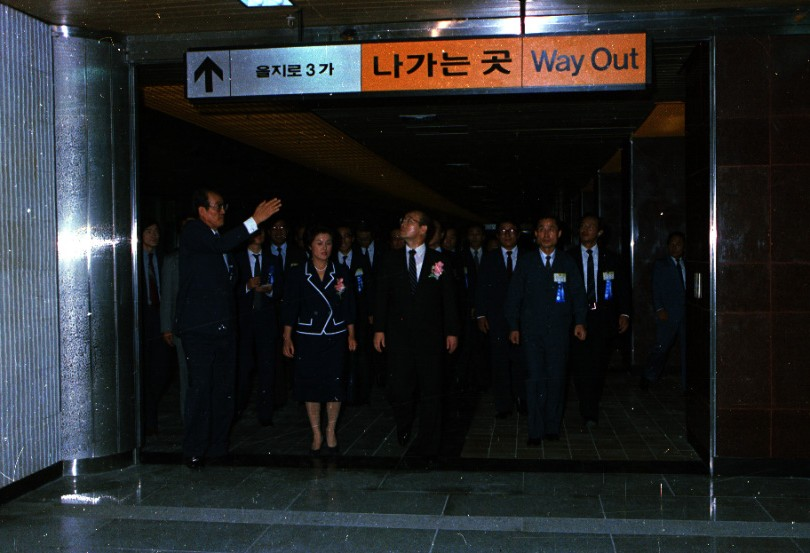
#> input picture floatingarthur/photos/history_photo/euljiro_line2_opening_1983/111937895/2015112200245639980.JPG, 810 x 553 px; its folder holds only this picture in this run
$ python _create_contact_sheets.py
#> lines starting #> are read from the running program, lines starting #| are printed output that depends on the picture
from pathlib import Path
from PIL import Image, ImageDraw, ImageFont

ROOT = Path(__file__).parent
SETS = {
    "line2_opening_1983_contact_sheet.jpg": ROOT / "history_photo" / "euljiro_line2_opening_1983",
    "underpass_construction_1976_contact_sheet.jpg": ROOT / "history_photo" / "euljiro_entrance_underpass_construction_1976",
    "entrance_surroundings_1983_contact_sheet.jpg": ROOT / "history_photo" / "euljiro_entrance_surroundings_1983",
}
OUT = ROOT / "contact_sheets"
OUT.mkdir(exist_ok=True)


def make_sheet(output_name: str, source_dir: Path) -> None:
#> called with output_name = 'line2_opening_1983_contact_sheet.jpg'
    paths = sorted(p for p in source_dir.rglob("*") if p.suffix.lower() in {".jpg", ".jpeg", ".png"})
    columns, cell_w, cell_h, label_h, gap = 4, 320, 220, 40, 16
    rows = (len(paths) + columns - 1) // columns
    canvas = Image.new("RGB", (gap + columns * (cell_w + gap), gap + rows * (cell_h + label_h + gap)), "#1b1b1b")
#> canvas: PIL image 1360x292 RGB; every value is 27
    draw = ImageDraw.Draw(canvas)
    font = ImageFont.load_default()

    for index, path in enumerate(paths):
        col, row = index % columns, index // columns
        x, y = gap + col * (cell_w + gap), gap + row * (cell_h + label_h + gap)
        with Image.open(path) as image:
#> image is the input picture: PIL image 810x553 RGB; mean R, G, B 33.7, 35.1, 36.3
            image = image.convert("RGB")
            image.thumbnail((cell_w, cell_h))
#> image: PIL image 320x218 RGB
            frame = Image.new("RGB", (cell_w, cell_h), "#303030")
#> frame: PIL image 320x220 RGB; every value is 48
            frame.paste(image, ((cell_w - image.width) // 2, (cell_h - image.height) // 2))
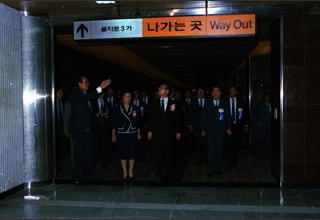
#> frame: PIL image 320x220 RGB; mean R, G, B 33.9, 35.3, 36.4
        canvas.paste(frame, (x, y))
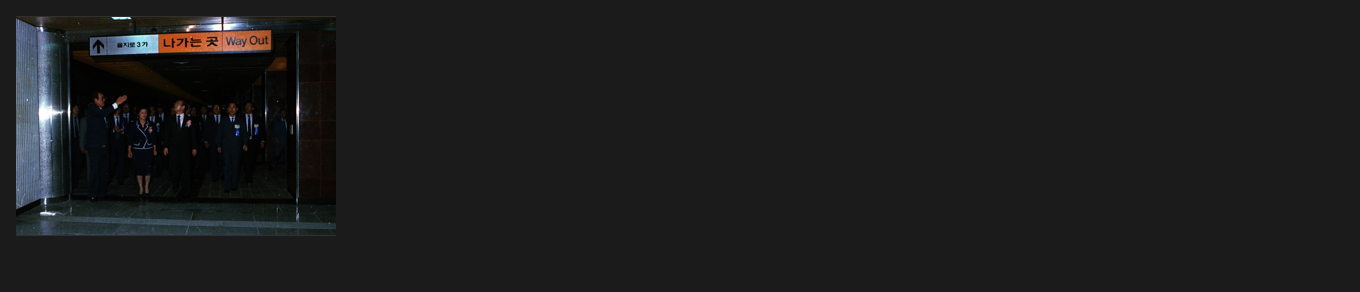
#> canvas: PIL image 1360x292 RGB; mean R, G, B 28.2, 28.5, 28.7
        draw.text((x, y + cell_h + 10), f"{index + 1:02d}. {path.name[:35]}", fill="white", font=font)

    canvas.save(OUT / output_name, quality=90)
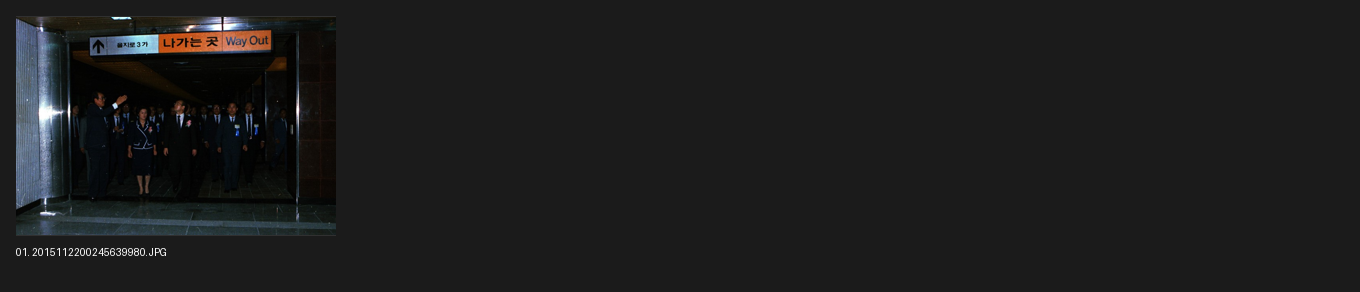
#> saved as line2_opening_1983_contact_sheet.jpg: PIL image 1360x292 RGB; mean R, G, B 28.4, 28.7, 28.9


for output, source in SETS.items():
    make_sheet(output, source)
